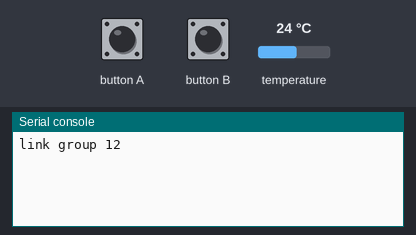
Simulated run of this program. Board: BBC micro:bit running MicroPython. On the bench: the last lines printed to the serial console. Inputs (shaded band) come from the test bench; at power-on: temperature 24 °C. No radio messages arrive unless stated (any console line starting 'radio sent:' is added by the test bench); the interpreter's speed is modelled, so counts of loop turns are approximate.

Above: at 1.2 s.
1.3 s: button A pressed for 0.15 s
At 2.5 s:
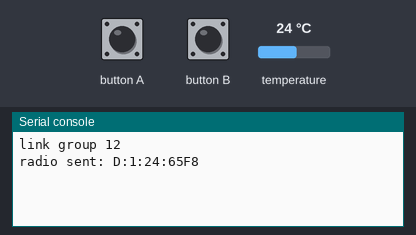
2.9 s: button B pressed for 0.15 s
At 3.9 s:
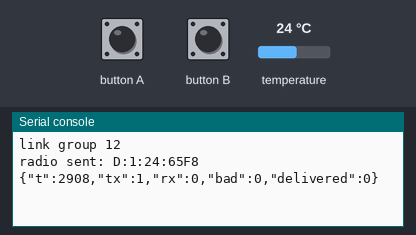
4.5 s: button A pressed for 1 s
At 4.9 s:
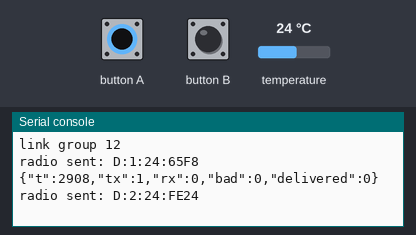
7.0 s: button A pressed for 0.15 s
At 8.1 s:
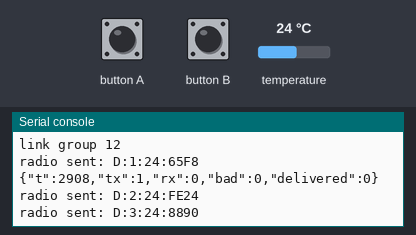
8.6 s: button A pressed for 1 s
At 9.5 s:
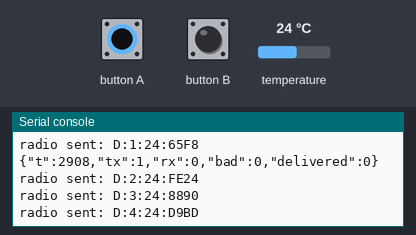
11.1 s: button A pressed for 3.2 s
At 12.3 s:
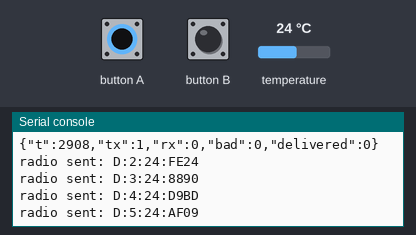

The program:

main.py
```python
# Lab 12 - a radio link for sensor readings (BEFORE hardening). Flash the SAME
# main.py on both boards. Press A: send the next reading. Every frame carries a
# sequence number and a CRC-16, so corrupted frames are rejected - but nothing
# notices a LOST frame: it works on a quiet bench and silently drops data in a
# noisy room. The build task adds acks, retransmit and duplicate suppression.
from microbit import *
import radio

GROUP = 12
radio.config(group=GROUP)       # default length=32 bytes, queue=3 frames


def crc16(text):
    # CRC-16/CCITT-FALSE (poly 0x1021, init 0xFFFF): catches flipped bits
    crc = 0xFFFF
    for ch in text:
        crc ^= ord(ch) << 8
        for _ in range(8):
            crc = ((crc << 1) ^ 0x1021) if crc & 0x8000 else (crc << 1)
            crc &= 0xFFFF
    return crc


def encode(kind, seq, payload):
    body = "{}:{}:{}".format(kind, seq, payload)    # kind D = data, A = ack
    return "{}:{:04X}".format(body, crc16(body))    # checksum over the whole body


def decode(text):
    # returns (kind, seq, payload) or None; nothing from the air is trusted
    body, sep, check = text.rpartition(":")
    if not sep or len(check) != 4:
        return None
    try:
        if int(check, 16) != crc16(body):
            return None
        kind, seq, payload = body.split(":", 2)
        return kind, int(seq), payload
    except ValueError:
        return None


def new_state():
    return {"seq": 0, "delivered": [],
            "stats": {"tx": 0, "rx": 0, "bad": 0, "delivered": 0}}


def jline(t, stats):
    # observability: one JSON line per report, keys in a fixed order
    keys = ("tx", "rx", "bad", "delivered")
    return '{"t":%d,' % t + ",".join('"%s":%d' % (k, stats[k]) for k in keys) + "}"


def send(state, payload):
    state["seq"] += 1
    radio.send(encode("D", state["seq"], payload))  # fire and forget
    state["stats"]["tx"] += 1


def deliver(state, seq, payload):
    state["delivered"].append(payload)
    state["stats"]["delivered"] += 1
    print("rx", seq, payload)


def receive(state):
    while True:                         # drain the queue: it holds only 3 frames
        try:
            text = radio.receive()
        except ValueError:              # not a radio.send() string
            text = "?"
        if text is None:
            return
        state["stats"]["rx"] += 1
        msg = decode(text)
        if msg is None:
            state["stats"]["bad"] += 1  # wrong CRC or format: drop it
        elif msg[0] == "D":
            deliver(state, msg[1], msg[2])


def step(state):
    if button_a.was_pressed():
        send(state, temperature())
    receive(state)


def main():
    print("link group", GROUP)
    state = new_state()
    while True:
        step(state)
        if button_b.was_pressed():
            print(jline(running_time(), state["stats"]))
        sleep(10)


if __name__ == "__main__":
    main()
```

Measured:
- after the input at 1.3 s, the serial console: prints a new line at once (image 1)
- after the input at 2.9 s, the serial console: prints a new line at once (image 2)
- after the input at 4.5 s, the serial console: prints a new line at once (image 3)
- after the input at 7.0 s, the serial console: prints a new line at once (image 4)
- after the input at 8.6 s, the serial console: prints a new line at once (image 5)
- after the input at 11.1 s, the serial console: prints a new line at once (image 6)
